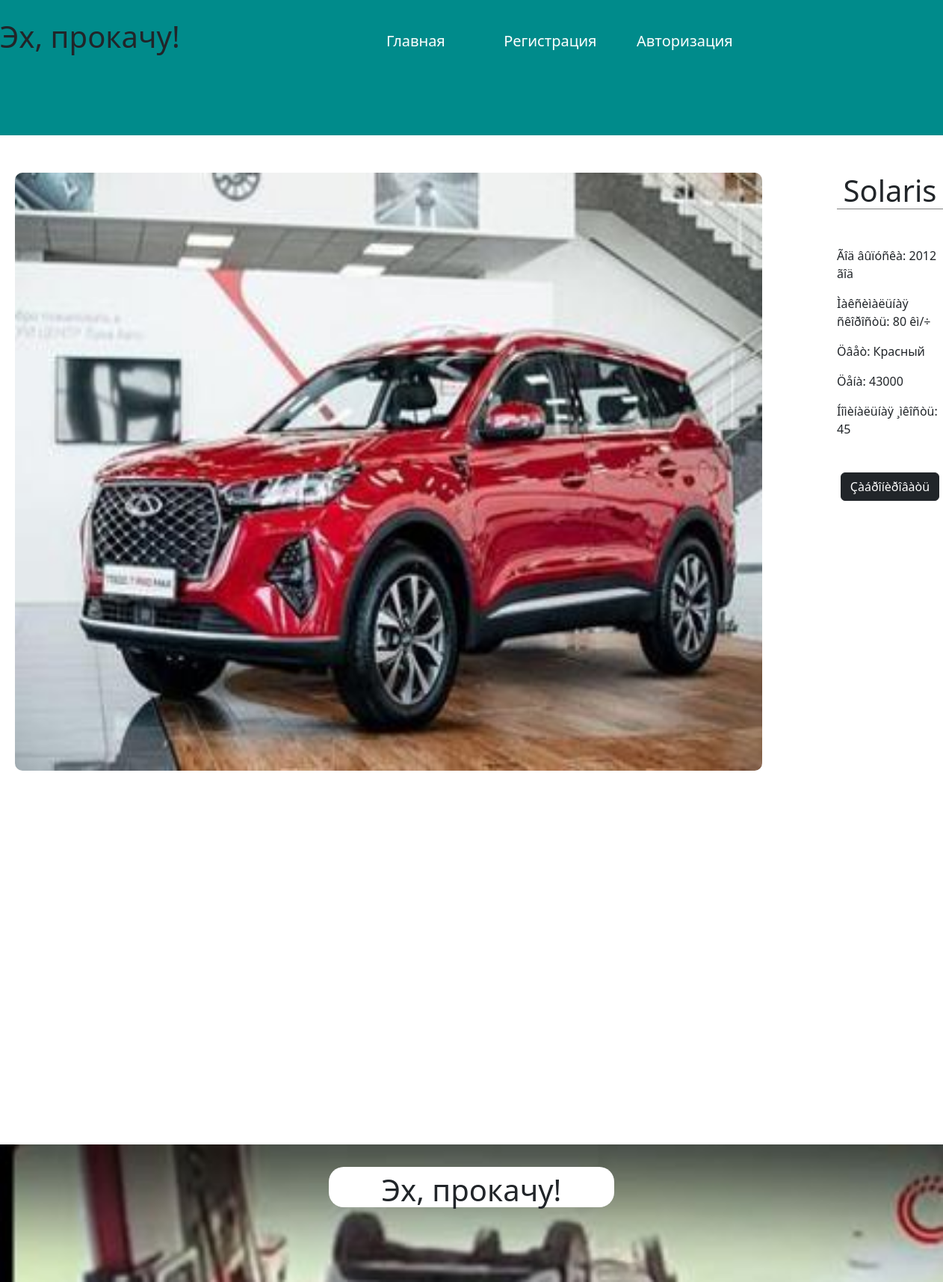
The app's page /pages/cars/Solar9.php with its own data.
### tables this page shows
CREATE TABLE `Full_Car` (
  `id` int(11) NOT NULL AUTO_INCREMENT,
  `Name_Car` varchar(100) DEFAULT NULL,
  `Year` int(4) DEFAULT NULL,
  `Litr` int(2) DEFAULT NULL,
  `Max_Speed` int(3) DEFAULT NULL,
  `Color` varchar(50) DEFAULT NULL,
  `Price` int(100) DEFAULT NULL,
  `Image` varchar(100) DEFAULT NULL,
  PRIMARY KEY (`id`)
);

### pages/cars/script.php (called while the page is built, shortened)
<?php
$dir_name = "/" . basename(str_replace(array("pages", "cars"), "", __DIR__)) . "/";

### pages/cars/Solar9.php (the view, shortened to what this page needs)
<?php
include "./script.php";
require_once ("header.php");
$sql = mysqli_query($link,
"select * from Full_Car where Name_Car = 'Solaris' and Price = 43000");
$row = mysqli_fetch_array($sql);
$name = $row["Name_Car"];
$year = $row["Year"];
$litr = $row["Litr"];
$max_speed = $row["Max_Speed"];
$color = $row["Color"];
$price = $row["Price"];
$image = "/" . $row["Image"];
?>
<div class="section-1-shablons flex">
    <div class="section-1-light-margin-left">
        <img alt="" src="<?=$dir_site . $image?>" class="section-1-img" />
    </div>
    <div class="section-1-start">
        <h1 class="section-1-shablons-h1"><?=$name?></h1>
        <p>Ãîä âûïóñêà: <?=$year?> ãîä</p>
        <p>Ìàêñèìàëüíàÿ ñêîðîñòü: <?=$max_speed?> êì/÷</p>
        <p>Öâåò: <?=$color?></p>
        <p>Öåíà: <?=$price?></p>
        <p>Íîìèíàëüíàÿ ¸ìêîñòü: <?=$litr?></p>
        <div class="flex-center section-1-shablons-padding-top">
                <a type="submit" href="<?= $dir_name . 'bronirovanie.php' ?>" class="btn btn-dark">Çàáðîíèðîâàòü</a>
        </div>
    </div>
</div>
<?php
require_once($_SERVER['DOCUMENT_ROOT'] . "/includes/footer.php");
?>

### css/main.css (style rules this page uses)
* { padding: 0; margin: 0; }
.flex-center { display: flex; justify-content: center; }
.flex { display: flex; }
.section-1-shablons { padding-top: 50px; }
.section-1-start { margin-left: 100px; }
.section-1-img { width: 1000px; height: 800px; border-radius: 10px; }
.section-1-light-margin-left { margin-left: 20px; }
.section-1-shablons-h1 { text-align: center; border-bottom: 1px solid grey; margin-bottom: 50px; }
.section-1-shablons-padding-top { padding-top: 30px; }

### records on screen
full_car: Image (picture), Name_Car "Solaris", Year "2012", Max_Speed "80", Color "Красный", Price "43000", Litr "45"
